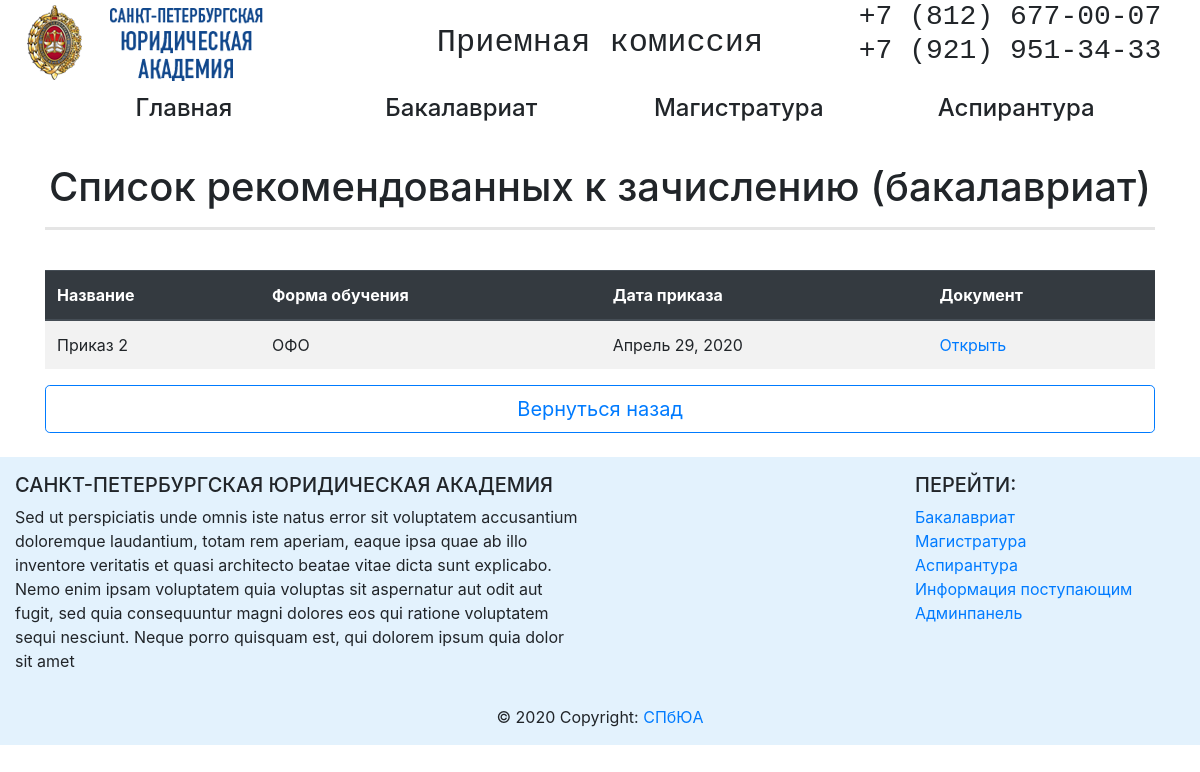
The app's page /abitur/bak/rec_list_bak/ with its own data.
### abitur/models.py (models this page shows, shortened)
class RecommendedList(models.Model):
    name_rec_list = models.CharField(max_length=256, verbose_name='Название')
    educational_form = models.ForeignKey('EducationalForm', on_delete=models.PROTECT, related_name='linked_rec_list', verbose_name='Форма обучения')
    date_pub = models.DateTimeField(auto_now_add=True)
    date_order = models.DateField(verbose_name='Дата создания приказа')
    file = models.FileField(upload_to='files', verbose_name='Файл')
    class Meta:
        verbose_name = 'Списки рекомендованных к зачислению(бакалавриат)'
        verbose_name_plural = 'Списки рекомендованных к зачислению - БАКАЛАВРИАТ'

class EducationalForm(models.Model):
    name_educational_form = models.CharField(max_length=64)
    def __str__(self):
        return self.name_educational_form

### abitur/views.py (the view)
# urls.py: path('bak/rec_list_bak/', rec_list_bak, name='rec_list_bak_url'),
def rec_list_bak(request):
    educational_form = EducationalForm.objects.all()
    return render(request, 'abitur/bak/rec_list_bak.html', context={'educational_form': educational_form})

### abitur/templates/abitur/bak/rec_list_bak.html (shortened to what this page needs)
{% extends 'abitur/base_abitur.html' %}
{% block content %}
<div class="container">
    <br>
    <h1 align="center">Список рекомендованных к зачислению (бакалавриат)</h1>
    <hr style="border-width: 3px;">
    <br>
    <div class="table-response">
        <table class="table table-border table-hover table-striped">
            <thead class="thead-dark">
            <tr>
                <th>Название</th>
                <th>Форма обучения</th>
                <th>Дата приказа</th>
                <th>Документ</th>
            </tr>
            </thead>
            {%for educational_form in educational_form %}
            {%for list in educational_form.linked_rec_list.all %}
            <tr>
                <td>{{ list.name_rec_list }}</td>
                <td>{{ list.educational_form }}</td>
                <td>{{ list.date_order }}</td>
                <td><a href=" {{list.file.url}} " rel="noopener" target="_blank">Открыть</a></td>
            </tr>
            {% endfor %}
            {% endfor %}
        </table>
    </div>
    <div align="center">
        <button type="button" onclick="history.back();" class="btn btn-lg btn-block btn-outline-primary">Вернуться назад </button>
    </div>
    <br>
</div>
{% endblock %}

### records on screen
RecommendedList: name_rec_list "Приказ 2", educational_form "ОФО", date_order "Апрель 29, 2020"
